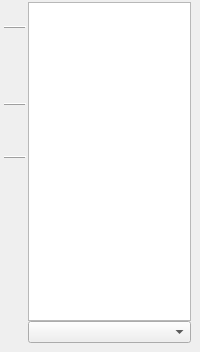
  <widget class="QDockWidget" name="thumbnailsDockWidget">
   <property name="features">
    <set>QDockWidget::DockWidgetFloatable|QDockWidget::DockWidgetMovable</set>
   </property>
   <property name="allowedAreas">
    <set>Qt::LeftDockWidgetArea|Qt::RightDockWidgetArea</set>
   </property>
   <property name="windowTitle">
    <string>Thumbnails</string>
   </property>
   <attribute name="dockWidgetArea">
    <number>2</number>
   </attribute>
   <widget class="QWidget" name="dockWidgetContents_2">
    <layout class="QHBoxLayout" name="horizontalLayout_4">
     <property name="spacing">
      <number>2</number>
     </property>
     <property name="leftMargin">
      <number>4</number>
     </property>
     <property name="topMargin">
      <number>2</number>
     </property>
     <property name="bottomMargin">
      <number>9</number>
     </property>
     <item>
      <layout class="QVBoxLayout" name="verticalLayout_2">
       <property name="spacing">
        <number>2</number>
       </property>
       <item>
        <widget class="QToolButton" name="focusButton">
         <property name="sizePolicy">
          <sizepolicy hsizetype="Fixed" vsizetype="Preferred">
           <horstretch>0</horstretch>
           <verstretch>0</verstretch>
          </sizepolicy>
         </property>
         <property name="minimumSize">
          <size>
           <width>22</width>
           <height>22</height>
          </size>
         </property>
         <property name="maximumSize">
          <size>
           <width>22</width>
           <height>22</height>
          </size>
         </property>
         <property name="toolTip">
          <string>Keep current page in view.</string>
         </property>
         <property name="statusTip">
          <string/>
         </property>
         <property name="styleSheet">
          <string notr="true">QToolButton:!hover {
  padding: 0;
  border: none;
  background-color: transparent;
}

QToolButton:hover {
  padding: 0;
  border: 1px solid palette(highlight);
  background-color: palette(base);
}

QToolButton:pressed {
  padding: 0;
  border: 1px solid palette(highlight);
  background-color: palette(alternative-base);
}</string>
         </property>
         <property name="text">
          <string/>
         </property>
         <property name="icon">
          <iconset resource="../resources/resources.qrc">
           <normaloff>:/icons/eye.svg</normaloff>:/icons/eye.svg</iconset>
         </property>
         <property name="iconSize">
          <size>
           <width>16</width>
           <height>16</height>
          </size>
         </property>
         <property name="checkable">
          <bool>true</bool>
         </property>
         <property name="checked">
          <bool>true</bool>
         </property>
        </widget>
       </item>
       <item>
        <widget class="Line" name="line">
         <property name="frameShadow">
          <enum>QFrame::Raised</enum>
         </property>
         <property name="orientation">
          <enum>Qt::Horizontal</enum>
         </property>
        </widget>
       </item>
       <item>
        <widget class="QToolButton" name="prevPageBtn">
         <property name="sizePolicy">
          <sizepolicy hsizetype="Fixed" vsizetype="Preferred">
           <horstretch>0</horstretch>
           <verstretch>0</verstretch>
          </sizepolicy>
         </property>
         <property name="minimumSize">
          <size>
           <width>22</width>
           <height>22</height>
          </size>
         </property>
         <property name="maximumSize">
          <size>
           <width>22</width>
           <height>22</height>
          </size>
         </property>
         <property name="toolTip">
          <string>Previous page.</string>
         </property>
         <property name="styleSheet">
          <string notr="true">QToolButton:!hover {
  padding: 0;
  border: none;
  background-color: transparent;
}

QToolButton:hover {
  padding: 0;
  border: 1px solid palette(highlight);
  background-color: palette(base);
}

QToolButton:pressed {
  padding: 0;
  border: 1px solid palette(highlight);
  background-color: palette(alternative-base);
}</string>
         </property>
         <property name="text">
          <string notr="true"/>
         </property>
         <property name="icon">
          <iconset resource="../resources/resources.qrc">
           <normaloff>:/icons/triangle-up-arrow.svg</normaloff>:/icons/triangle-up-arrow.svg</iconset>
         </property>
         <property name="iconSize">
          <size>
           <width>16</width>
           <height>16</height>
          </size>
         </property>
        </widget>
       </item>
       <item>
        <widget class="QToolButton" name="nextPageBtn">
         <property name="sizePolicy">
          <sizepolicy hsizetype="Fixed" vsizetype="Preferred">
           <horstretch>0</horstretch>
           <verstretch>0</verstretch>
          </sizepolicy>
         </property>
         <property name="minimumSize">
          <size>
           <width>22</width>
           <height>22</height>
          </size>
         </property>
         <property name="maximumSize">
          <size>
           <width>22</width>
           <height>22</height>
          </size>
         </property>
         <property name="toolTip">
          <string>Next page.</string>
         </property>
         <property name="styleSheet">
          <string notr="true">QToolButton:!hover {
  padding: 0;
  border: none;
  background-color: transparent;
}

QToolButton:hover {
  padding: 0;
  border: 1px solid palette(highlight);
  background-color: palette(base);
}

QToolButton:pressed {
  padding: 0;
  border: 1px solid palette(highlight);
  background-color: palette(alternative-base);
}</string>
         </property>
         <property name="text">
          <string notr="true"/>
         </property>
         <property name="icon">
          <iconset resource="../resources/resources.qrc">
           <normaloff>:/icons/triangle-down-arrow.svg</normaloff>:/icons/triangle-down-arrow.svg</iconset>
         </property>
         <property name="iconSize">
          <size>
           <width>16</width>
           <height>16</height>
          </size>
         </property>
        </widget>
       </item>
       <item>
        <widget class="QToolButton" name="filterSelectedBtn">
         <property name="sizePolicy">
          <sizepolicy hsizetype="Fixed" vsizetype="Preferred">
           <horstretch>0</horstretch>
           <verstretch>0</verstretch>
          </sizepolicy>
         </property>
         <property name="minimumSize">
          <size>
           <width>22</width>
           <height>22</height>
          </size>
         </property>
         <property name="maximumSize">
          <size>
           <width>22</width>
           <height>22</height>
          </size>
         </property>
         <property name="toolTip">
          <string>Navigate through selected pages only.</string>
         </property>
         <property name="styleSheet">
          <string notr="true">QToolButton:!hover {
  padding: 0;
  border: none;
  background-color: transparent;
}

QToolButton:hover {
  padding: 0;
  border: 1px solid palette(highlight);
  background-color: palette(base);
}

QToolButton:pressed {
  padding: 0;
  border: 1px solid palette(highlight);
  background-color: palette(alternative-base);
}</string>
         </property>
         <property name="text">
          <string notr="true"/>
         </property>
         <property name="icon">
          <iconset resource="../resources/resources.qrc">
           <normaloff>:/icons/check-mark.svg</normaloff>:/icons/check-mark.svg</iconset>
         </property>
         <property name="iconSize">
          <size>
           <width>16</width>
           <height>16</height>
          </size>
         </property>
         <property name="checkable">
          <bool>true</bool>
         </property>
        </widget>
       </item>
       <item>
        <widget class="Line" name="line_2">
         <property name="frameShadow">
          <enum>QFrame::Raised</enum>
         </property>
         <property name="orientation">
          <enum>Qt::Horizontal</enum>
         </property>
        </widget>
       </item>
       <item>
        <widget class="QToolButton" name="magnifyThumbnailsBtn">
         <property name="sizePolicy">
          <sizepolicy hsizetype="Fixed" vsizetype="Preferred">
           <horstretch>0</horstretch>
           <verstretch>0</verstretch>
          </sizepolicy>
         </property>
         <property name="minimumSize">
          <size>
           <width>22</width>
           <height>22</height>
          </size>
         </property>
         <property name="maximumSize">
          <size>
           <width>22</width>
           <height>22</height>
          </size>
         </property>
         <property name="toolTip">
          <string>Larger thumbnails.  (⌥⌘+)</string>
         </property>
         <property name="styleSheet">
          <string notr="true">QToolButton:!hover {
  padding: 0;
  border: none;
  background-color: transparent;
}

QToolButton:hover {
  padding: 0;
  border: 1px solid palette(highlight);
  background-color: palette(base);
}

QToolButton:pressed {
  padding: 0;
  border: 1px solid palette(highlight);
  background-color: palette(alternative-base);
}</string>
         </property>
         <property name="text">
          <string notr="true"/>
         </property>
         <property name="icon">
          <iconset resource="../resources/resources.qrc">
           <normaloff>:/icons/magnifying-glass.svg</normaloff>:/icons/magnifying-glass.svg</iconset>
         </property>
         <property name="iconSize">
          <size>
           <width>16</width>
           <height>16</height>
          </size>
         </property>
        </widget>
       </item>
       <item>
        <widget class="QToolButton" name="diminishThumbnailsBtn">
         <property name="sizePolicy">
          <sizepolicy hsizetype="Fixed" vsizetype="Preferred">
           <horstretch>0</horstretch>
           <verstretch>0</verstretch>
          </sizepolicy>
         </property>
         <property name="minimumSize">
          <size>
           <width>22</width>
           <height>22</height>
          </size>
         </property>
         <property name="maximumSize">
          <size>
           <width>22</width>
           <height>22</height>
          </size>
         </property>
         <property name="toolTip">
          <string>Smaller thumbnails.  (⌥⌘-)</string>
         </property>
         <property name="styleSheet">
          <string notr="true">QToolButton:!hover {
  padding: 0;
  border: none;
  background-color: transparent;
}

QToolButton:hover {
  padding: 0;
  border: 1px solid palette(highlight);
  background-color: palette(base);
}

QToolButton:pressed {
  padding: 0;
  border: 1px solid palette(highlight);
  background-color: palette(alternative-base);
}</string>
         </property>
         <property name="text">
          <string notr="true"/>
         </property>
         <property name="icon">
          <iconset resource="../resources/resources.qrc">
           <normaloff>:/icons/diminishing-glass.svg</normaloff>:/icons/diminishing-glass.svg</iconset>
         </property>
         <property name="iconSize">
          <size>
           <width>16</width>
           <height>16</height>
          </size>
         </property>
        </widget>
       </item>
       <item>
        <widget class="Line" name="line_3">
         <property name="frameShadow">
          <enum>QFrame::Raised</enum>
         </property>
         <property name="orientation">
          <enum>Qt::Horizontal</enum>
         </property>
        </widget>
       </item>
       <item>
        <widget class="QToolButton" name="gotoPageBtn">
         <property name="sizePolicy">
          <sizepolicy hsizetype="Fixed" vsizetype="Preferred">
           <horstretch>0</horstretch>
           <verstretch>0</verstretch>
          </sizepolicy>
         </property>
         <property name="minimumSize">
          <size>
           <width>22</width>
           <height>22</height>
          </size>
         </property>
         <property name="maximumSize">
          <size>
           <width>22</width>
           <height>22</height>
          </size>
         </property>
         <property name="toolTip">
          <string>Go To Page…  (⌘G)</string>
         </property>
         <property name="styleSheet">
          <string notr="true">QToolButton:!hover {
  padding: 0;
  border: none;
  background-color: transparent;
}

QToolButton:hover {
  padding: 0;
  border: 1px solid palette(highlight);
  background-color: palette(base);
}

QToolButton:pressed {
  padding: 0;
  border: 1px solid palette(highlight);
  background-color: palette(alternative-base);
}</string>
         </property>
         <property name="text">
          <string notr="true"/>
         </property>
         <property name="icon">
          <iconset resource="../resources/resources.qrc">
           <normaloff>:/icons/right-pointing.svg</normaloff>:/icons/right-pointing.svg</iconset>
         </property>
         <property name="iconSize">
          <size>
           <width>16</width>
           <height>16</height>
          </size>
         </property>
        </widget>
       </item>
       <item>
        <widget class="QToolButton" name="selectionModeBtn">
         <property name="sizePolicy">
          <sizepolicy hsizetype="Fixed" vsizetype="Preferred">
           <horstretch>0</horstretch>
           <verstretch>0</verstretch>
          </sizepolicy>
         </property>
         <property name="minimumSize">
          <size>
           <width>22</width>
           <height>22</height>
          </size>
         </property>
         <property name="maximumSize">
          <size>
           <width>22</width>
           <height>22</height>
          </size>
         </property>
         <property name="toolTip">
          <string>Enable multi page selection mode.</string>
         </property>
         <property name="styleSheet">
          <string notr="true">QToolButton:!hover {
  padding: 0;
  border: none;
  background-color: transparent;
}

QToolButton:hover {
  padding: 0;
  border: 1px solid palette(highlight);
  background-color: palette(base);
}

QToolButton:pressed {
  padding: 0;
  border: 1px solid palette(highlight);
  background-color: palette(alternative-base);
}

QToolButton:checked:hover {
  padding: 0;
  border: 1px solid palette(window-text);
  background-color: palette(base);
}

QToolButton:checked {
  padding: 0;
  border: 1px solid palette(window-text);
  background-color: palette(alternative-base);
}</string>
         </property>
         <property name="text">
          <string notr="true"/>
         </property>
         <property name="icon">
          <iconset resource="../resources/resources.qrc">
           <normaloff>:/icons/checkbox-styled.svg</normaloff>:/icons/checkbox-styled.svg</iconset>
         </property>
         <property name="iconSize">
          <size>
           <width>16</width>
           <height>16</height>
          </size>
         </property>
         <property name="checkable">
          <bool>true</bool>
         </property>
        </widget>
       </item>
       <item>
        <widget class="QToolButton" name="thumbColumnViewBtn">
         <property name="sizePolicy">
          <sizepolicy hsizetype="Fixed" vsizetype="Preferred">
           <horstretch>0</horstretch>
           <verstretch>0</verstretch>
          </sizepolicy>
         </property>
         <property name="minimumSize">
          <size>
           <width>22</width>
           <height>22</height>
          </size>
         </property>
         <property name="maximumSize">
          <size>
           <width>22</width>
           <height>22</height>
          </size>
         </property>
         <property name="toolTip">
          <string>Single/multi column display.</string>
         </property>
         <property name="styleSheet">
          <string notr="true">QToolButton:!hover {
  padding: 0;
  border: none;
  background-color: transparent;
}

QToolButton:hover {
  padding: 0;
  border: 1px solid palette(highlight);
  background-color: palette(base);
}

QToolButton:pressed {
  padding: 0;
  border: 1px solid palette(highlight);
  background-color: palette(alternative-base);
}</string>
         </property>
         <property name="text">
          <string notr="true"/>
         </property>
         <property name="icon">
          <iconset resource="../resources/resources.qrc">
           <normaloff>:/icons/single-column-view.svg</normaloff>:/icons/single-column-view.svg</iconset>
         </property>
         <property name="iconSize">
          <size>
           <width>16</width>
           <height>16</height>
          </size>
         </property>
         <property name="checkable">
          <bool>true</bool>
         </property>
        </widget>
       </item>
       <item>
        <widget class="QToolButton" name="pauseSortingBtn">
         <property name="sizePolicy">
          <sizepolicy hsizetype="Fixed" vsizetype="Preferred">
           <horstretch>0</horstretch>
           <verstretch>0</verstretch>
          </sizepolicy>
         </property>
         <property name="minimumSize">
          <size>
           <width>22</width>
           <height>22</height>
          </size>
         </property>
         <property name="maximumSize">
          <size>
           <width>22</width>
           <height>22</height>
          </size>
         </property>
         <property name="toolTip">
          <string>Pause automatic thumbnail reordering while thumbnails refresh.</string>
         </property>
         <property name="styleSheet">
          <string notr="true">QToolButton:!hover {
  padding: 0;
  border: none;
  background-color: transparent;
}

QToolButton:hover {
  padding: 0;
  border: 1px solid palette(highlight);
  background-color: palette(base);
}

QToolButton:pressed {
  padding: 0;
  border: 1px solid palette(highlight);
  background-color: palette(alternative-base);
}</string>
         </property>
         <property name="text">
          <string notr="true"/>
         </property>
         <property name="iconSize">
          <size>
           <width>16</width>
           <height>16</height>
          </size>
         </property>
         <property name="checkable">
          <bool>true</bool>
         </property>
        </widget>
       </item>
       <item>
        <widget class="QToolButton" name="sortingOrderBtn">
         <property name="sizePolicy">
          <sizepolicy hsizetype="Fixed" vsizetype="Preferred">
           <horstretch>0</horstretch>
           <verstretch>0</verstretch>
          </sizepolicy>
         </property>
         <property name="minimumSize">
          <size>
           <width>22</width>
           <height>22</height>
          </size>
         </property>
         <property name="maximumSize">
          <size>
           <width>22</width>
           <height>22</height>
          </size>
         </property>
         <property name="toolTip">
          <string>Sorting order.</string>
         </property>
         <property name="styleSheet">
          <string notr="true">QToolButton:!hover {
  padding: 0;
  border: none;
  background-color: transparent;
}

QToolButton:hover {
  padding: 0;
  border: 1px solid palette(highlight);
  background-color: palette(base);
}

QToolButton:pressed {
  padding: 0;
  border: 1px solid palette(highlight);
  background-color: palette(alternative-base);
}</string>
         </property>
         <property name="text">
          <string notr="true"/>
         </property>
         <property name="icon">
          <iconset resource="../resources/resources.qrc">
           <normaloff>:/icons/ascending_sorting_order.svg</normaloff>:/icons/ascending_sorting_order.svg</iconset>
         </property>
         <property name="iconSize">
          <size>
           <width>16</width>
           <height>16</height>
          </size>
         </property>
         <property name="checkable">
          <bool>true</bool>
         </property>
        </widget>
       </item>
       <item>
        <widget class="QToolButton" name="deviationHighlightingBtn">
         <property name="sizePolicy">
          <sizepolicy hsizetype="Fixed" vsizetype="Preferred">
           <horstretch>0</horstretch>
           <verstretch>0</verstretch>
          </sizepolicy>
         </property>
         <property name="minimumSize">
          <size>
           <width>22</width>
           <height>22</height>
          </size>
         </property>
         <property name="maximumSize">
          <size>
           <width>22</width>
           <height>22</height>
          </size>
         </property>
         <property name="toolTip">
          <string>Highlight deviation.</string>
         </property>
         <property name="styleSheet">
          <string notr="true">QToolButton:!hover {
  padding: 0;
  border: none;
  background-color: transparent;
}

QToolButton:hover {
  padding: 0;
  border: 1px solid palette(highlight);
  background-color: palette(base);
}

QToolButton:pressed {
  padding: 0;
  border: 1px solid palette(highlight);
  background-color: palette(alternative-base);
}</string>
         </property>
         <property name="text">
          <string notr="true"/>
         </property>
         <property name="icon">
          <iconset resource="../resources/resources.qrc">
           <normaloff>:/icons/six-spoked-asterisk.svg</normaloff>:/icons/six-spoked-asterisk.svg</iconset>
         </property>
         <property name="iconSize">
          <size>
           <width>16</width>
           <height>16</height>
          </size>
         </property>
         <property name="checkable">
          <bool>true</bool>
         </property>
        </widget>
       </item>
       <item>
        <spacer name="verticalSpacer">
         <property name="orientation">
          <enum>Qt::Vertical</enum>
         </property>
         <property name="sizeHint" stdset="0">
          <size>
           <width>1</width>
           <height>40</height>
          </size>
         </property>
        </spacer>
       </item>
      </layout>
     </item>
     <item>
      <layout class="QVBoxLayout" name="verticalLayout">
       <property name="spacing">
        <number>0</number>
       </property>
       <item>
        <widget class="QGraphicsView" name="thumbView">
         <property name="sizePolicy">
          <sizepolicy hsizetype="Ignored" vsizetype="Expanding">
           <horstretch>1</horstretch>
           <verstretch>1</verstretch>
          </sizepolicy>
         </property>
         <property name="minimumSize">
          <size>
           <width>150</width>
           <height>0</height>
          </size>
         </property>
         <property name="maximumSize">
          <size>
           <width>16777215</width>
           <height>16777215</height>
          </size>
         </property>
         <property name="statusTip">
          <string>Use Home, End, PgUp/Q, PgDown/W (fn with the arrow keys on a MacBook) to navigate between pages or ⇧PgUp/Q and ⇧PgDown/W to navigate between selected ones. ⌥-wheel scales thumbnails.</string>
         </property>
         <property name="alignment">
          <set>Qt::AlignHCenter|Qt::AlignTop</set>
         </property>
        </widget>
       </item>
       <item>
        <widget class="QComboBox" name="sortOptions">
         <property name="sizeAdjustPolicy">
          <enum>QComboBox::AdjustToMinimumContentsLength</enum>
         </property>
        </widget>
       </item>
      </layout>
     </item>
    </layout>
   </widget>
  </widget>
